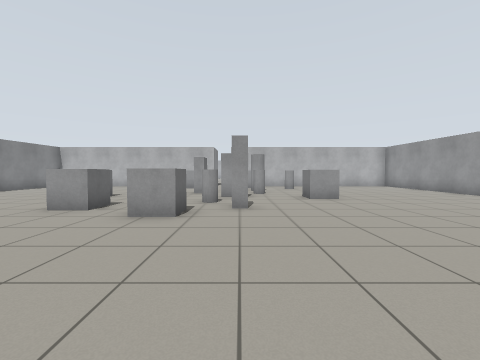
View 1 (above)

18 first-person views from a walk through a world built for the Gazebo simulator. The camera is 0.94 m above the floor, tilts 2° down and sees 90° across. The floor is counted in squares, 1 m on a side. Each view is taken from the middle of a square. On the plan, view 1 faces up. The plan holds only what a view shows up to about 10 squares ahead; the rest is blank.

View 2
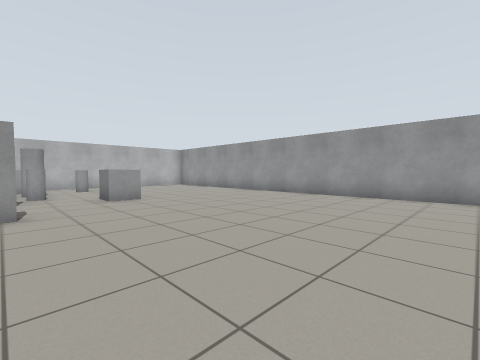

View 3
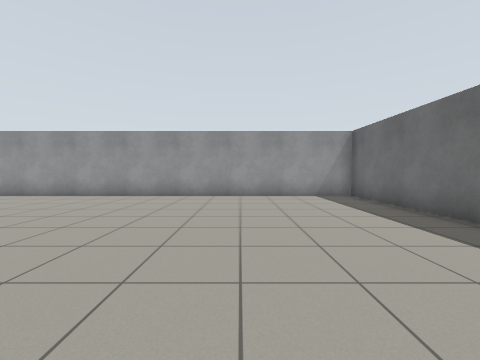

View 4
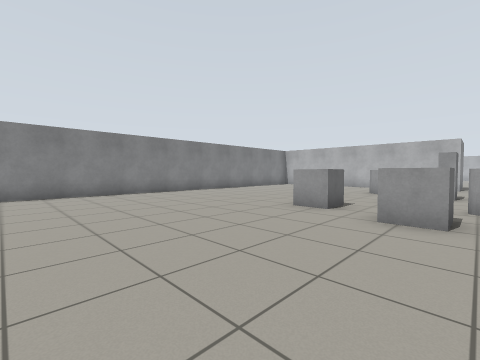

View 5
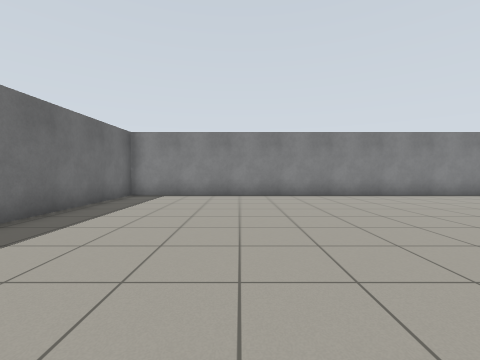

View 6
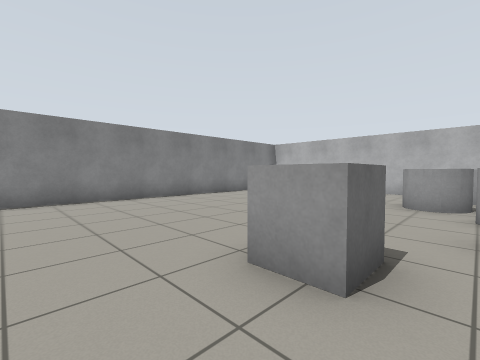

View 7
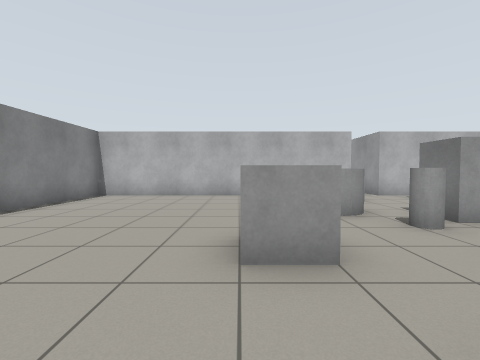

View 8
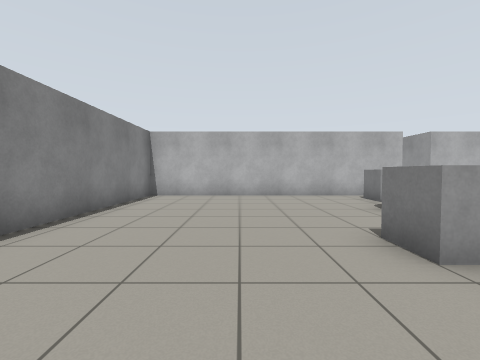

View 9
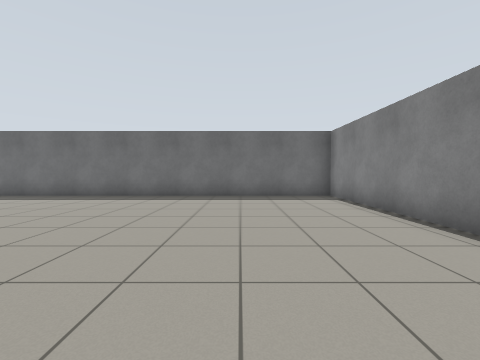

View 10
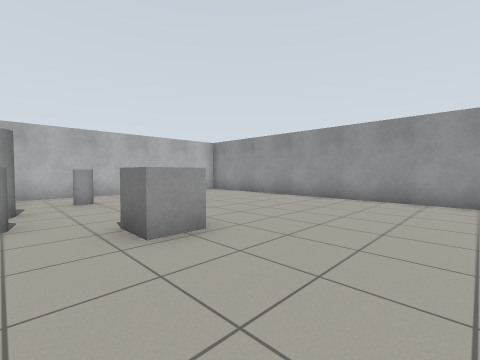

View 11
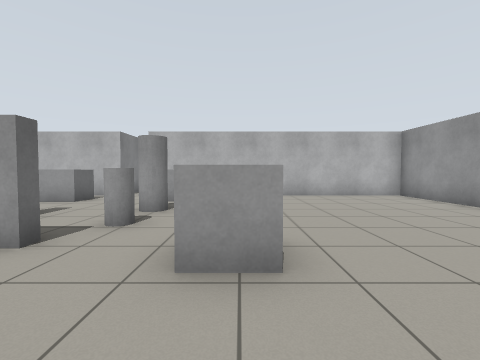

View 12
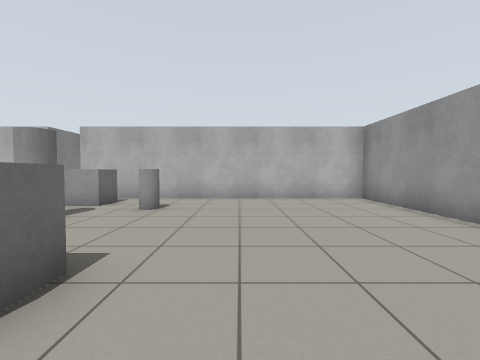

View 13
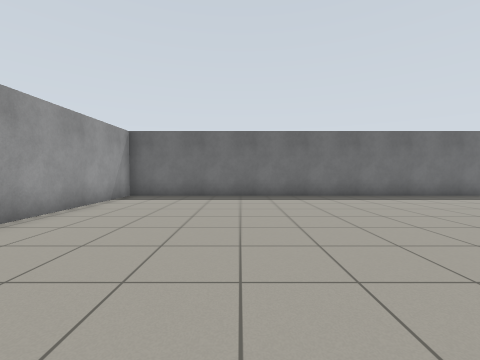

View 14
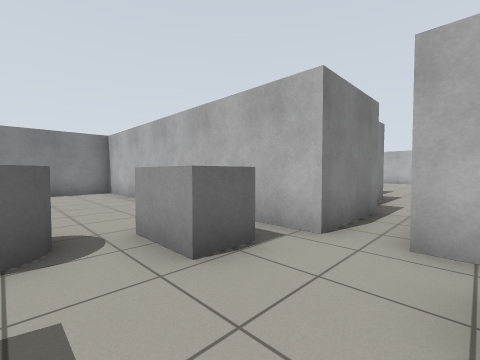

View 15
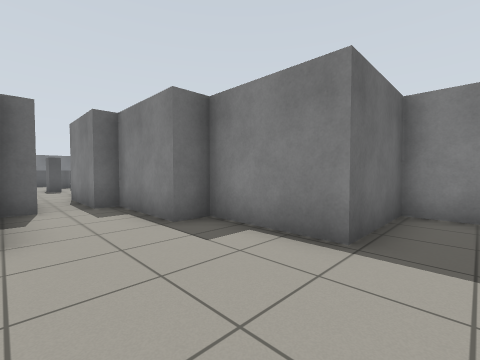

View 16
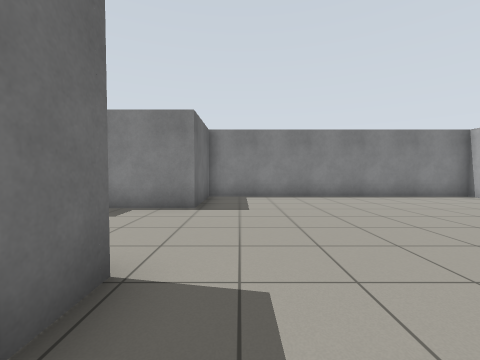

View 17
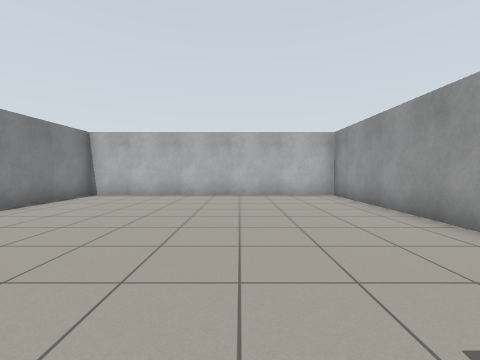

View 18
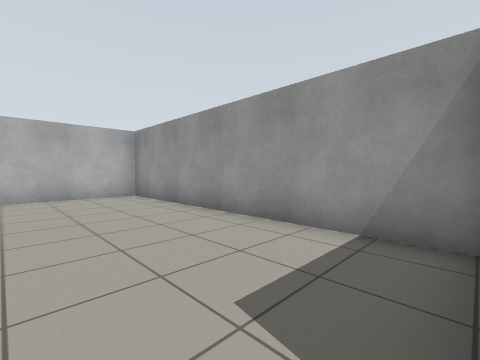

### Floor plan
Points are (right, up) in squares from view 1. A wall is a line through its corners. A room is listed if a view was taken in it or the views show most of it. See-through windows are left out.
Room 1 (views 1, 2, 3, 4, 5, 6, 7, 8, 9, 10, 11, 12, 13, 14)
walls: (-1.7, 15.4) (-11.5, 15.4) (-11.5, -4.3) (9.3, -4.3) (9.3, 15.4) (-0.6, 15.4)
ways out: opening at (-1, 15) to room 2
objects: grey box (-6, 9) to (-5, 9); grey box (-4, 6) to (-4, 7); grey cylinder (-4, 11) to (-3, 12); grey cylinder (-3, 10); grey box (-3, 14) to (-2, 14); grey box (-2, 5) to (-2, 6); grey box (-2, 11); grey cylinder (-1, 7); grey post (0, 6); grey box (0, 9); grey box (0, 14) to (1, 14); grey cylinder (1, 10); grey cylinder (1, 12); grey box (3, 8) to (3, 9); grey cylinder (3, 13)
Room 2 (views 15, 16, 17, 18)
walls: (0.9, 23.8) (1.9, 23.8); (3.7, 23.9) (3.7, 33.5) (-6, 33.5) (-6, 23.8) (-3.1, 23.8) (-3.1, 21) (-2.3, 21) (-2.3, 18.1) (-1.7, 18.1) (-1.7, 15.4); (-0.6, 15.4) (-0.6, 16)
ways out: opening at (-1, 15) to room 1

Positions as (right, up) in squares from view 1, and headings:
1: (0, 0), facing up
2: (0, 0), facing up-right
3: (0, 0), facing right
4: (-1, 0), facing up-left
5: (-2, 0), facing left
6: (-3, 4), facing up-left
7: (-6, 6), facing up
8: (-8, 6), facing up
9: (-8, 5), facing down
10: (1, 5), facing up-right
11: (3, 6), facing up
12: (5, 7), facing up
13: (5, 5), facing down
14: (0, 12), facing up-left
15: (0, 25), facing down-left
16: (3, 25), facing left
17: (0, 24), facing up
18: (0, 24), facing up-right
